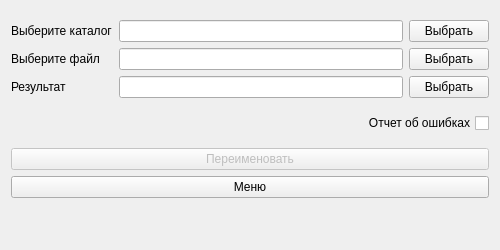
<?xml version="1.0" encoding="UTF-8"?>
<ui version="4.0">
 <class>RenameWidget</class>
 <widget class="QWidget" name="RenameWidget">
  <property name="geometry">
   <rect>
    <x>0</x>
    <y>0</y>
    <width>500</width>
    <height>250</height>
   </rect>
  </property>
  <property name="windowTitle">
   <string>Переименовать каталог</string>
  </property>
  <layout class="QVBoxLayout" name="verticalLayout_6">
   <item>
    <layout class="QGridLayout" name="gridLayout">
     <item row="1" column="1">
      <widget class="QLineEdit" name="lineEdit_File">
       <property name="readOnly">
        <bool>true</bool>
       </property>
      </widget>
     </item>
     <item row="0" column="0">
      <widget class="QLabel" name="labelDirectory">
       <property name="text">
        <string>Выберите каталог</string>
       </property>
      </widget>
     </item>
     <item row="0" column="2">
      <widget class="QPushButton" name="pb_Directory">
       <property name="text">
        <string>Выбрать</string>
       </property>
      </widget>
     </item>
     <item row="0" column="1">
      <widget class="QLineEdit" name="lineEdit_Directory">
       <property name="readOnly">
        <bool>true</bool>
       </property>
      </widget>
     </item>
     <item row="1" column="2">
      <widget class="QPushButton" name="pb_File">
       <property name="text">
        <string>Выбрать</string>
       </property>
      </widget>
     </item>
     <item row="1" column="0">
      <widget class="QLabel" name="labelFile">
       <property name="text">
        <string>Выберите файл</string>
       </property>
      </widget>
     </item>
     <item row="2" column="0">
      <widget class="QLabel" name="labelResult">
       <property name="text">
        <string>Результат</string>
       </property>
      </widget>
     </item>
     <item row="2" column="1">
      <widget class="QLineEdit" name="lineEdit_Result"/>
     </item>
     <item row="2" column="2">
      <widget class="QPushButton" name="pb_Result">
       <property name="text">
        <string>Выбрать</string>
       </property>
      </widget>
     </item>
    </layout>
   </item>
   <item>
    <widget class="QCheckBox" name="cb_Report">
     <property name="layoutDirection">
      <enum>Qt::RightToLeft</enum>
     </property>
     <property name="text">
      <string>Отчет об ошибках</string>
     </property>
    </widget>
   </item>
   <item>
    <layout class="QVBoxLayout" name="verticalLayout">
     <item>
      <widget class="QPushButton" name="pb_Rename">
       <property name="enabled">
        <bool>false</bool>
       </property>
       <property name="sizePolicy">
        <sizepolicy hsizetype="Expanding" vsizetype="Fixed">
         <horstretch>0</horstretch>
         <verstretch>0</verstretch>
        </sizepolicy>
       </property>
       <property name="text">
        <string>Переименовать</string>
       </property>
      </widget>
     </item>
     <item>
      <widget class="QPushButton" name="pb_Close">
       <property name="sizePolicy">
        <sizepolicy hsizetype="Expanding" vsizetype="Fixed">
         <horstretch>0</horstretch>
         <verstretch>0</verstretch>
        </sizepolicy>
       </property>
       <property name="text">
        <string>Меню</string>
       </property>
      </widget>
     </item>
    </layout>
   </item>
   <item>
    <widget class="QLabel" name="lableLoad">
     <property name="sizePolicy">
      <sizepolicy hsizetype="Fixed" vsizetype="Fixed">
       <horstretch>0</horstretch>
       <verstretch>0</verstretch>
      </sizepolicy>
     </property>
     <property name="layoutDirection">
      <enum>Qt::LeftToRight</enum>
     </property>
     <property name="text">
      <string/>
     </property>
    </widget>
   </item>
  </layout>
 </widget>
 <resources/>
 <connections/>
</ui>
